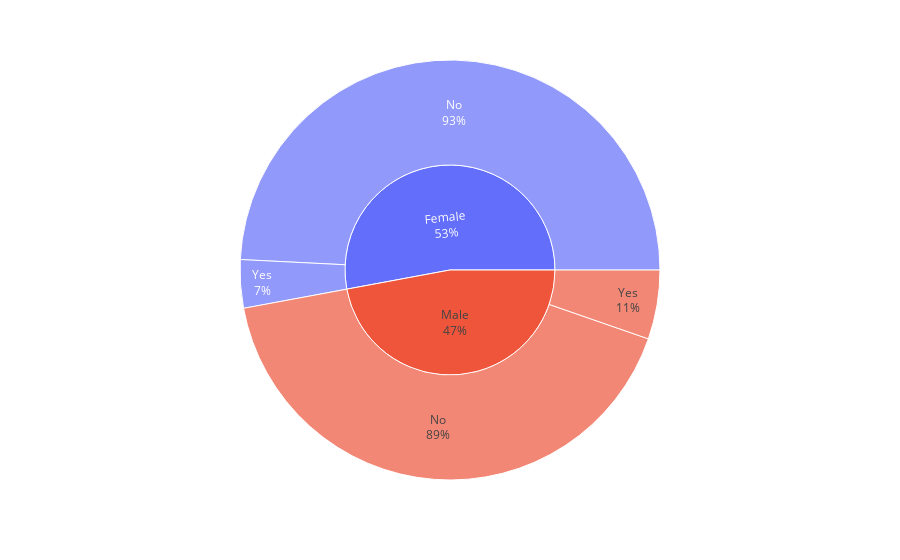

Source (notebook cell):
### Code cell
fig = px.sunburst(dataFrame, path=['Sex','HeartDisease']).update_traces(textinfo='label+percent parent')
fig.show()

### Figure 1 — Plotly figure (JSON) as saved in the notebook; plotly's stock layout.template omitted (floating-point values rounded to 4 significant figures)
{"data": [{"branchvalues": "total", "domain": {"x": [0, 1], "y": [0, 1]}, "hovertemplate": "labels=%{label}<br>count=%{value}<br>parent=%{parent}<br>id=%{id}<extra></extra>", "ids": ["Female/No", "Male/No", "Female/Yes", "Male/Yes", "Female", "Male"], "labels": ["No", "No", "Yes", "Yes", "Female", "Male"], "name": "", "parents": ["Female", "Male", "Female", "Male", "", ""], "textinfo": "label+percent parent", "type": "sunburst", "values": [148458, 125998, 11213, 16048, 159671, 142046]}], "layout": {"legend": {"tracegroupgap": 0}, "margin": {"t": 60}}}
